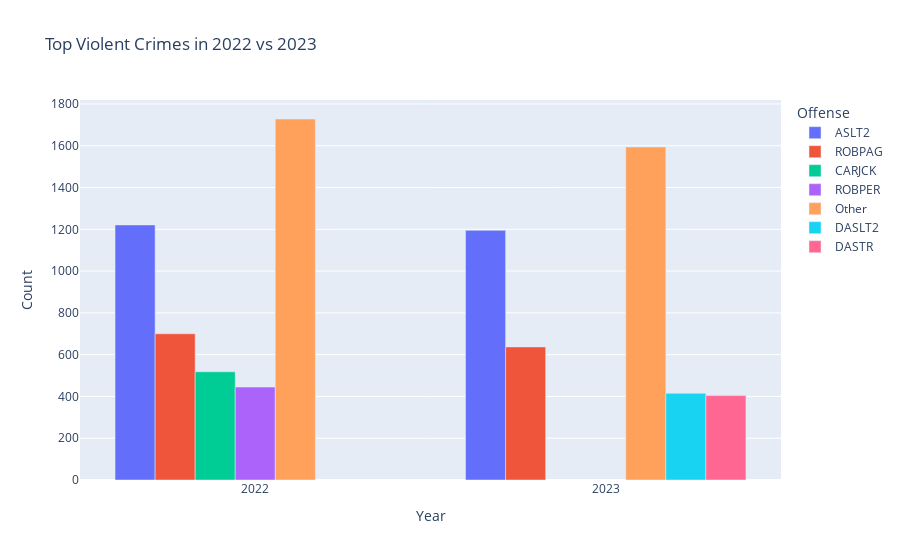
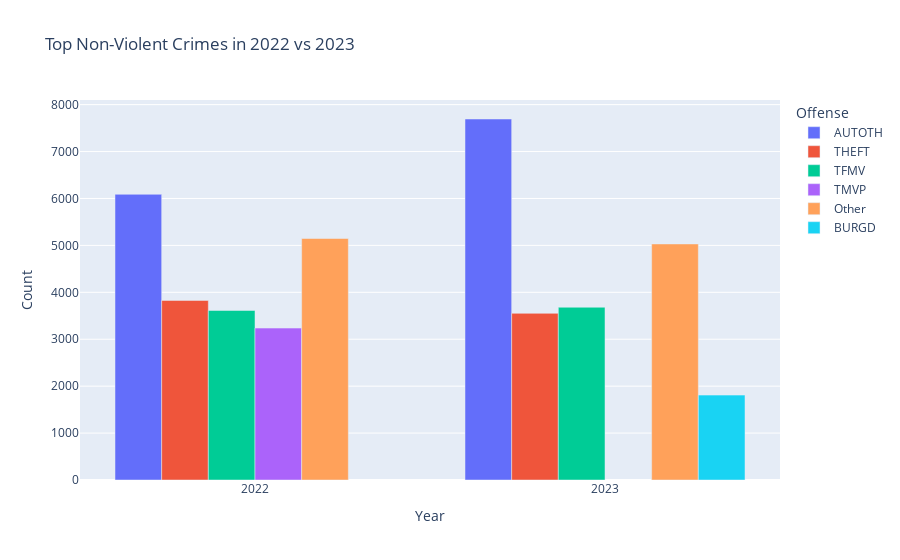

The notebook cell saved with these charts, in order:
### Markdown cell above
### Next Steps: Exploring Crime Subcategories

In the next phase of analysis, I will:

1. **Identify the Top 4 Crime Categories** from the 2022 dataset.
2. **Compare these Top 4 Categories** with the 2023 dataset to observe trends.
3. **Categorize all other crimes** in both years as "Other."

This will provide a clearer view of which specific crime subcategories contributed the most to the overall crime rates and how these trends evolved between 2022 and 2023.

### Code cell
import pandas as pd
import plotly.express as px

# Group and count offenses for Violent and Non-Violent crimes
violent_top = df_2022[df_2022['Crime_Category'] == 'Violent']['offense'].value_counts().nlargest(4)
non_violent_top = df_2022[df_2022['Crime_Category'] == 'Non-Violent']['offense'].value_counts().nlargest(4)

# Create 'Other' category for violent crimes
violent_counts_2022 = df_2022[df_2022['Crime_Category'] == 'Violent']['offense'].value_counts()
violent_counts_2023 = df_2023[df_2023['Crime_Category'] == 'Violent']['offense'].value_counts()

violent_top_2022 = violent_counts_2022.nlargest(4)
violent_top_2023 = violent_counts_2023.nlargest(4)

violent_other_2022 = violent_counts_2022.sum() - violent_top_2022.sum()
violent_other_2023 = violent_counts_2023.sum() - violent_top_2023.sum()

# Prepare Data for Violent Crimes plot
violent_data = {
    'Year': ['2022', '2022', '2022', '2022', '2022', '2023', '2023', '2023', '2023', '2023'],
    'Offense': list(violent_top_2022.index) + ['Other'] + list(violent_top_2023.index) + ['Other'],
    'Count': list(violent_top_2022.values) + [violent_other_2022] + list(violent_top_2023.values) + [violent_other_2023]
}

df_violent_data = pd.DataFrame(violent_data)

# Plot for Violent Crimes
fig_violent = px.bar(df_violent_data, x='Year', y='Count', color='Offense', barmode='group',
             title='Top Violent Crimes in 2022 vs 2023')
fig_violent.show()

# Repeat the same process for Non-Violent Crimes
non_violent_counts_2022 = df_2022[df_2022['Crime_Category'] == 'Non-Violent']['offense'].value_counts()
non_violent_counts_2023 = df_2023[df_2023['Crime_Category'] == 'Non-Violent']['offense'].value_counts()

non_violent_top_2022 = non_violent_counts_2022.nlargest(4)
non_violent_top_2023 = non_violent_counts_2023.nlargest(4)

non_violent_other_2022 = non_violent_counts_2022.sum() - non_violent_top_2022.sum()
non_violent_other_2023 = non_violent_counts_2023.sum() - non_violent_top_2023.sum()

# Prepare Data for Non-Violent Crimes plot
non_violent_data = {
    'Year': ['2022', '2022', '2022', '2022', '2022', '2023', '2023', '2023', '2023', '2023'],
    'Offense': list(non_violent_top_2022.index) + ['Other'] + list(non_violent_top_2023.index) + ['Other'],
    'Count': list(non_violent_top_2022.values) + [non_violent_other_2022] + list(non_violent_top_2023.values) + [non_violent_other_2023]
}

df_non_violent_data = pd.DataFrame(non_violent_data)

# Plot for Non-Violent Crimes
fig_non_violent = px.bar(df_non_violent_data, x='Year', y='Count', color='Offense', barmode='group',
             title='Top Non-Violent Crimes in 2022 vs 2023')
fig_non_violent.show()

### Figure 1 — Plotly figure (JSON) as saved in the notebook; plotly's stock layout.template omitted (floating-point values rounded to 4 significant figures)
{"data": [{"alignmentgroup": "True", "hovertemplate": "Offense=ASLT2<br>Year=%{x}<br>Count=%{y}<extra></extra>", "legendgroup": "ASLT2", "marker": {"color": "#636efa", "pattern": {"shape": ""}}, "name": "ASLT2", "offsetgroup": "ASLT2", "orientation": "v", "showlegend": true, "textposition": "auto", "type": "bar", "x": ["2022", "2023"], "xaxis": "x", "y": [1221, 1195], "yaxis": "y"}, {"alignmentgroup": "True", "hovertemplate": "Offense=ROBPAG<br>Year=%{x}<br>Count=%{y}<extra></extra>", "legendgroup": "ROBPAG", "marker": {"color": "#EF553B", "pattern": {"shape": ""}}, "name": "ROBPAG", "offsetgroup": "ROBPAG", "orientation": "v", "showlegend": true, "textposition": "auto", "type": "bar", "x": ["2022", "2023"], "xaxis": "x", "y": [700, 637], "yaxis": "y"}, {"alignmentgroup": "True", "hovertemplate": "Offense=CARJCK<br>Year=%{x}<br>Count=%{y}<extra></extra>", "legendgroup": "CARJCK", "marker": {"color": "#00cc96", "pattern": {"shape": ""}}, "name": "CARJCK", "offsetgroup": "CARJCK", "orientation": "v", "showlegend": true, "textposition": "auto", "type": "bar", "x": ["2022"], "xaxis": "x", "y": [518], "yaxis": "y"}, {"alignmentgroup": "True", "hovertemplate": "Offense=ROBPER<br>Year=%{x}<br>Count=%{y}<extra></extra>", "legendgroup": "ROBPER", "marker": {"color": "#ab63fa", "pattern": {"shape": ""}}, "name": "ROBPER", "offsetgroup": "ROBPER", "orientation": "v", "showlegend": true, "textposition": "auto", "type": "bar", "x": ["2022"], "xaxis": "x", "y": [445], "yaxis": "y"}, {"alignmentgroup": "True", "hovertemplate": "Offense=Other<br>Year=%{x}<br>Count=%{y}<extra></extra>", "legendgroup": "Other", "marker": {"color": "#FFA15A", "pattern": {"shape": ""}}, "name": "Other", "offsetgroup": "Other", "orientation": "v", "showlegend": true, "textposition": "auto", "type": "bar", "x": ["2022", "2023"], "xaxis": "x", "y": [1728, 1594], "yaxis": "y"}, {"alignmentgroup": "True", "hovertemplate": "Offense=DASLT2<br>Year=%{x}<br>Count=%{y}<extra></extra>", "legendgroup": "DASLT2", "marker": {"color": "#19d3f3", "pattern": {"shape": ""}}, "name": "DASLT2", "offsetgroup": "DASLT2", "orientation": "v", "showlegend": true, "textposition": "auto", "type": "bar", "x": ["2023"], "xaxis": "x", "y": [415], "yaxis": "y"}, {"alignmentgroup": "True", "hovertemplate": "Offense=DASTR<br>Year=%{x}<br>Count=%{y}<extra></extra>", "legendgroup": "DASTR", "marker": {"color": "#FF6692", "pattern": {"shape": ""}}, "name": "DASTR", "offsetgroup": "DASTR", "orientation": "v", "showlegend": true, "textposition": "auto", "type": "bar", "x": ["2023"], "xaxis": "x", "y": [404], "yaxis": "y"}], "layout": {"barmode": "group", "legend": {"title": {"text": "Offense"}, "tracegroupgap": 0}, "title": {"text": "Top Violent Crimes in 2022 vs 2023"}, "xaxis": {"anchor": "y", "domain": [0, 1], "title": {"text": "Year"}}, "yaxis": {"anchor": "x", "domain": [0, 1], "title": {"text": "Count"}}}}

### Figure 2 — Plotly figure (JSON) as saved in the notebook; plotly's stock layout.template omitted (floating-point values rounded to 4 significant figures)
{"data": [{"alignmentgroup": "True", "hovertemplate": "Offense=AUTOTH<br>Year=%{x}<br>Count=%{y}<extra></extra>", "legendgroup": "AUTOTH", "marker": {"color": "#636efa", "pattern": {"shape": ""}}, "name": "AUTOTH", "offsetgroup": "AUTOTH", "orientation": "v", "showlegend": true, "textposition": "auto", "type": "bar", "x": ["2022", "2023"], "xaxis": "x", "y": [6089, 7694], "yaxis": "y"}, {"alignmentgroup": "True", "hovertemplate": "Offense=THEFT<br>Year=%{x}<br>Count=%{y}<extra></extra>", "legendgroup": "THEFT", "marker": {"color": "#EF553B", "pattern": {"shape": ""}}, "name": "THEFT", "offsetgroup": "THEFT", "orientation": "v", "showlegend": true, "textposition": "auto", "type": "bar", "x": ["2022", "2023"], "xaxis": "x", "y": [3827, 3552], "yaxis": "y"}, {"alignmentgroup": "True", "hovertemplate": "Offense=TFMV<br>Year=%{x}<br>Count=%{y}<extra></extra>", "legendgroup": "TFMV", "marker": {"color": "#00cc96", "pattern": {"shape": ""}}, "name": "TFMV", "offsetgroup": "TFMV", "orientation": "v", "showlegend": true, "textposition": "auto", "type": "bar", "x": ["2022", "2023"], "xaxis": "x", "y": [3613, 3682], "yaxis": "y"}, {"alignmentgroup": "True", "hovertemplate": "Offense=TMVP<br>Year=%{x}<br>Count=%{y}<extra></extra>", "legendgroup": "TMVP", "marker": {"color": "#ab63fa", "pattern": {"shape": ""}}, "name": "TMVP", "offsetgroup": "TMVP", "orientation": "v", "showlegend": true, "textposition": "auto", "type": "bar", "x": ["2022"], "xaxis": "x", "y": [3238], "yaxis": "y"}, {"alignmentgroup": "True", "hovertemplate": "Offense=Other<br>Year=%{x}<br>Count=%{y}<extra></extra>", "legendgroup": "Other", "marker": {"color": "#FFA15A", "pattern": {"shape": ""}}, "name": "Other", "offsetgroup": "Other", "orientation": "v", "showlegend": true, "textposition": "auto", "type": "bar", "x": ["2022", "2023"], "xaxis": "x", "y": [5147, 5031], "yaxis": "y"}, {"alignmentgroup": "True", "hovertemplate": "Offense=BURGD<br>Year=%{x}<br>Count=%{y}<extra></extra>", "legendgroup": "BURGD", "marker": {"color": "#19d3f3", "pattern": {"shape": ""}}, "name": "BURGD", "offsetgroup": "BURGD", "orientation": "v", "showlegend": true, "textposition": "auto", "type": "bar", "x": ["2023"], "xaxis": "x", "y": [1809], "yaxis": "y"}], "layout": {"barmode": "group", "legend": {"title": {"text": "Offense"}, "tracegroupgap": 0}, "title": {"text": "Top Non-Violent Crimes in 2022 vs 2023"}, "xaxis": {"anchor": "y", "domain": [0, 1], "title": {"text": "Year"}}, "yaxis": {"anchor": "x", "domain": [0, 1], "title": {"text": "Count"}}}}
